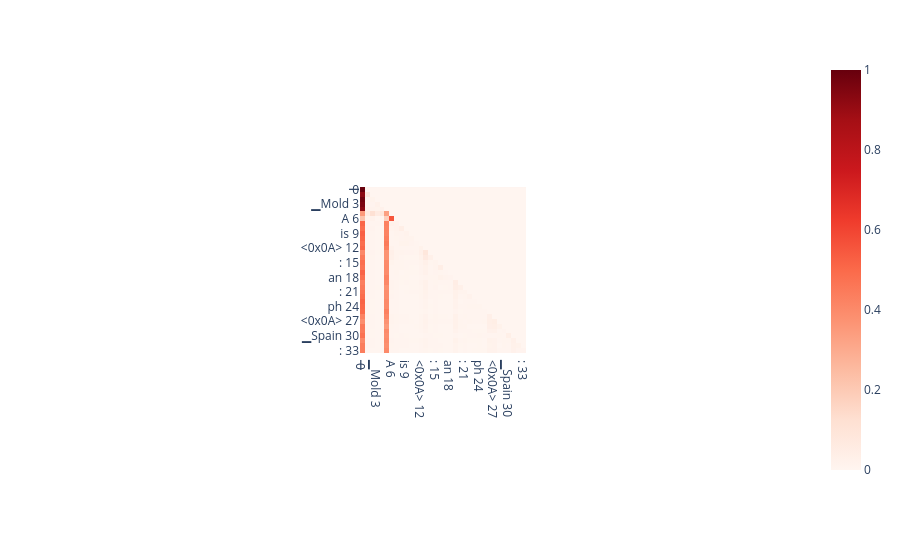

Here is the notebook cell this chart was saved with:
### Markdown cell above
### individual patterns

### Code cell
# single attn pattern accross all heads, and a specific head
from src.utils.extract_utils import get_mean_attention_patterns
from src.utils.plot_utils import imshow

layer_idx = 2
head_idx = 26

# single attn pattern
patterns = cache["pattern", layer_idx, "attn"].cpu()

fig, axs = plt.subplots(nrows=4, ncols=8, figsize=(16, 8))
# loop through each attention head and plot the attention pattern
for i, ax in enumerate(axs.flatten()):
    ax.imshow(patterns[i], cmap="Reds")
    ax.set_title(f"Head {i}")
plt.suptitle(f"Layer {layer_idx} Attention Patterns")
plt.show()

px.imshow(
    np.array(patterns[head_idx]), 
    color_continuous_scale='Reds',
    y=[f"{tok} {i}" for i, tok in enumerate(str_tokens)],
    x=[f"{tok} {i}" for i, tok in enumerate(str_tokens)],
)

### Figure 1 — Plotly figure (JSON) as saved in the notebook; plotly's stock layout.template omitted (floating-point values rounded to 4 significant figures; data arrays with more than 128 entries replaced by an {"elided": "..."} marker saying what was removed)
{"data": [{"coloraxis": "coloraxis", "hovertemplate": "x: %{x}<br>y: %{y}<br>color: %{z}<extra></extra>", "name": "0", "type": "heatmap", "x": ["<s> 0", "▁Q 1", ": 2", "▁Mold 3", "ova 4", "<0x0A> 5", "A 6", ": 7", "▁Ch 8", "is 9", "in 10", "au 11", "<0x0A> 12", "<0x0A> 13", "Q 14", ": 15", "▁Bh 16", "ut 17", "an 18", "<0x0A> 19", "A 20", ": 21", "▁Th 22", "im 23", "ph 24", "u 25", "<0x0A> 26", "<0x0A> 27", "Q 28", ": 29", "▁Spain 30", "<0x0A> 31", "A 32", ": 33"], "xaxis": "x", "y": ["<s> 0", "▁Q 1", ": 2", "▁Mold 3", "ova 4", "<0x0A> 5", "A 6", ": 7", "▁Ch 8", "is 9", "in 10", "au 11", "<0x0A> 12", "<0x0A> 13", "Q 14", ": 15", "▁Bh 16", "ut 17", "an 18", "<0x0A> 19", "A 20", ": 21", "▁Th 22", "im 23", "ph 24", "u 25", "<0x0A> 26", "<0x0A> 27", "Q 28", ": 29", "▁Spain 30", "<0x0A> 31", "A 32", ": 33"], "yaxis": "y", "z": {"elided": "34x34 float values"}}], "layout": {"autosize": true, "coloraxis": {"colorscale": [[0, "rgb(255,245,240)"], [0.125, "rgb(254,224,210)"], [0.25, "rgb(252,187,161)"], [0.375, "rgb(252,146,114)"], [0.5, "rgb(251,106,74)"], [0.625, "rgb(239,59,44)"], [0.75, "rgb(203,24,29)"], [0.875, "rgb(165,15,21)"], [1, "rgb(103,0,13)"]]}, "margin": {"t": 60}, "xaxis": {"anchor": "y", "autorange": true, "constrain": "domain", "domain": [0.3857, 0.6143], "range": [-0.5, 33.5], "scaleanchor": "y", "type": "category"}, "yaxis": {"anchor": "x", "autorange": true, "constrain": "domain", "domain": [0, 1], "range": [33.5, -0.5], "type": "category"}}}
